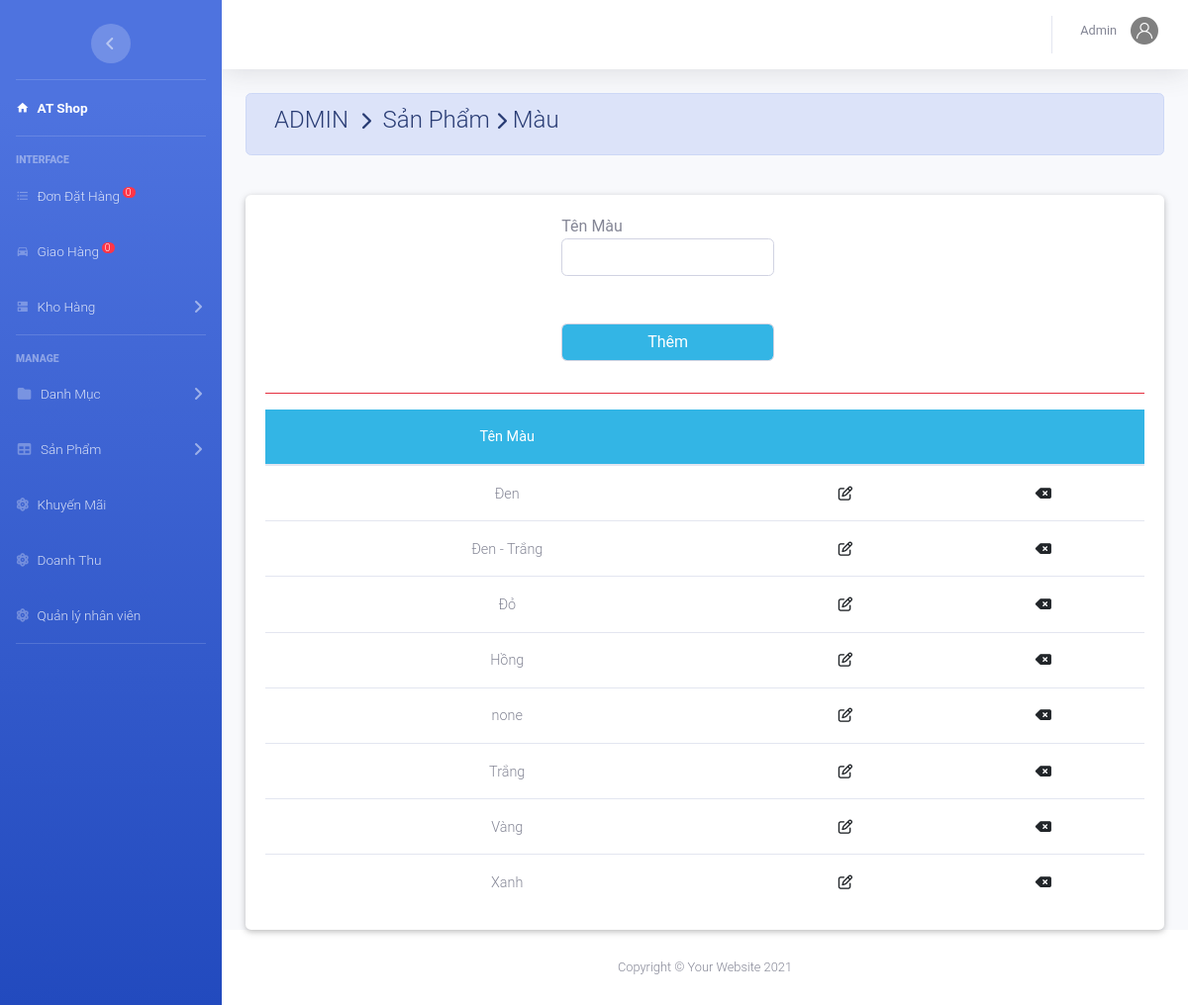
The app's page /admin/index.php?action=mau&view=them (signed in) with its own data.
### tables this page shows
CREATE TABLE `mau` (
  `MaMau` varchar(50) NOT NULL DEFAULT 'none'
);

### admin/mau/mau.php (the view, shortened to what this page needs)
<?php
	$sql="select * from Mau ";
	$rs=mysqli_query($conn,$sql);
?>
<div class="container-fluid">
	<div class=" alert alert-primary">
	  <h4 class="page-title">
	     ADMIN &#160;<i class="fas fa-chevron-right" style="font-size: 18px"></i>&#160; Sản Phẩm&#160;<i class="fas fa-chevron-right" style="font-size: 18px"></i>&#160;Màu </h4>
	</div><br>
<div class="card">
		<div class="card-body">
<?php include_once('main.php')?>
<table class="table table-hover m-auto text-center" style="font-size: 13px;">
	<thead class="badge-info">
		<tr>
			<th>Tên Màu</th><th colspan="2"></th>
		</tr>
	</thead>
	<tbody>
 <?php $so=0;
	 while ($row=mysqli_fetch_array($rs)) { ?>
		<tr>
			<td><?php echo $row['MaMau']; ?></td>
			<td><a href="index.php?action=mau&view=suamau&mamau=<?php echo $row['MaMau']; ?>" ><i class="far fa-edit"></i></a></td>
			<td><a href="mau/main.php?view=xoamau&mamau=<?php echo $row['MaMau']; ?>" ><i class="fas fa-backspace"></i></a></td>
		</tr>
 <?php	} ?>
	</tbody>
</table>
</div></div></div>

### records on screen
mau: MaMau "Đen"
mau: MaMau "Đen - Trắng"
mau: MaMau "Đỏ"
mau: MaMau "Hồng"
mau: MaMau "none"
mau: MaMau "Trắng"
mau: MaMau "Vàng"
mau: MaMau "Xanh"

### other values on screen
$dem "0"
$nv['TenNV'] "Admin"
